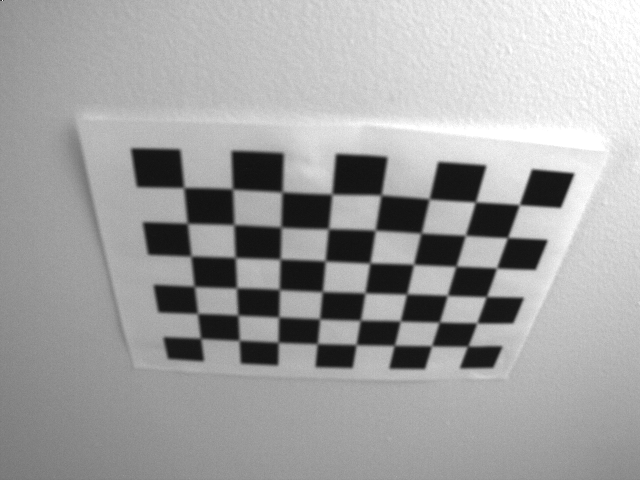
//> input picture calib/images/checkerboard 1.pgm, 640 x 480 px
$ ./calib   (built with g++ and OpenCV 4)
//> lines starting //> are read from the running program, lines starting //| are printed output that depends on the picture
#include <opencv2/core/core.hpp>
#include <opencv2/highgui/highgui.hpp>
#include <opencv2/imgproc/imgproc.hpp>
#include <opencv2/calib3d/calib3d.hpp>
#include <iostream>
#include <stdlib.h>

int n_boards = 0;	//Number of snapshots of the chessboard
int frame_step;		//Frames to be skipped
int board_w;		//Enclosed corners horizontally on the chessboard
int board_h;		//Enclosed corners vertically on the chessboard


using namespace cv;
using namespace std;


int main(int argc, char ** argv) {
	// Allocate the vector of vector for object points (3D points) and image points (2D points)
	vector<vector<Point3f> > objectPoints;
	vector<vector<Point2f> > imagePoints;
	Mat src;
	Size innerCorners = Size(8, 6);			// The Number of inner corners per a chessboard row and column
	float squareLength = 26;				// Square Length
    int flag = 0;							//flag to specify how calibration is done
    int i = 0;
    int channels = 0;


	namedWindow("Source", CV_WINDOW_AUTOSIZE);
	namedWindow("Undistorted image", CV_WINDOW_AUTOSIZE);

    /* Load video capture of checkerboard sequence */
	cout << "Loading checkerboard image..." << endl;
	string pathToData("../images/checkerboard 1.pgm");
	VideoCapture sequence(pathToData);
    sequence >> src;
//> src is the input picture: 480 rows x 640 cols, CV_8UC3; min 15, max 255, mean 161.6
    channels = src.channels();
//> channels = 3
    cout << "Channels: " << channels << endl;
//| Channels: 3
    if(channels > 1)
        cvtColor( src, src, CV_BGR2GRAY );
//> src: 480 rows x 640 cols, CV_8UC1

	vector<Point2f> imageCorners;
	vector<Point3f> objectCorners;
	cout << "Image size: " << src.size() << endl;
//| Image size: [640 x 480]
	if(src.empty())
    {
        cout << "End of Sequence" << endl;
		//waitKey(0);
        //break;
    }
	Mat dispImg = src.clone();


	// Check whether or not the input images are good for calibration
	// Finds the positions of internal corners of the chessboard.
	bool patternfound = findChessboardCorners(src, innerCorners, imageCorners);
//> imageCorners = 48 Points (x, y), first 12: [183.5, 187.5], [232.5, 189], [282, 191.5], [332.1, 194], [380.9, 195], [428.7, 198.3], [475.3, 202.5], [519, 205], [186.9, 223.7], [233.4, 224.5], [281, 227], [328.6, 228.5]; patternfound = true

	// refine the corner's locations: the function "findChessboardCorners" may not give good enough coordinates for corners
	if(patternfound) {
		cornerSubPix(src, imageCorners, Size(11, 11), Size(-1, -1), TermCriteria(CV_TERMCRIT_EPS + CV_TERMCRIT_ITER, 30, 0.1));
//> imageCorners = 48 Points (x, y), first 12: [183.7, 187.6], [232.5, 188.9], [282.1, 191.9], [331.8, 194.1], [381, 195], [429.1, 198.9], [475.5, 201.9], [519.3, 204.7], [187.3, 223.3], [233.8, 224.7], [281, 227.2], [328.4, 228.7]
	    // Plot the corner to the source image for visualization
	    drawChessboardCorners(dispImg, innerCorners, imageCorners, patternfound);
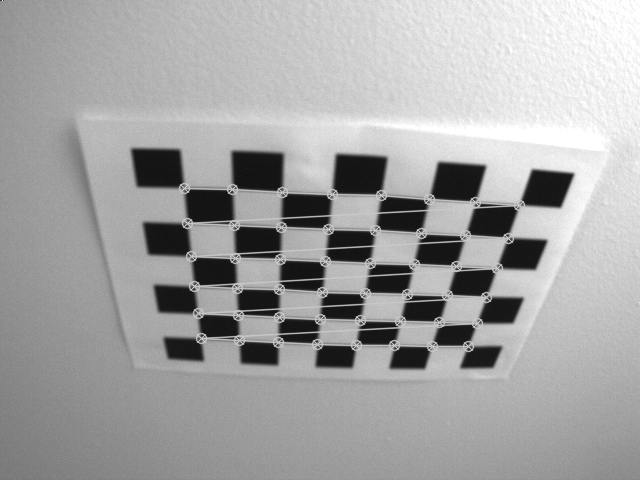
//> dispImg: 480 rows x 640 cols, CV_8UC1; min 15, max 255, mean 163.9

	    // Put 3D points and 2D points into the vectors for calibration
	    if (imageCorners.size() == innerCorners.area())
	    {
		    for(int i = 0; i < innerCorners.height; i++)
		    {
			    for(int j=0; j < innerCorners.width; j++)
			    {
				    objectCorners.push_back(cv::Point3f(float(i)*squareLength, float(j)*squareLength, 0.0f));
			    }
		    }
		    //2D image point from one view
		    imagePoints.push_back(imageCorners);
//> imagePoints = 1 point lists
		    //corresponding 3D scene points
		    objectPoints.push_back(objectCorners);
		    imshow("Source", dispImg);
            waitKey(500);
	    }
    }


	//-----------------------------------------------------------------------------------------------
	// Calibration
	//-----------------------------------------------------------------------------------------------
	// Allocate the camera matrix: 3x3 matrix
	//Note:
	//Intrinsic Matrix - 3x3
	// [fx 0 cx]              [k1 k2 p1 p2   k3(optional)]
	// [0 fy cy]
	// [0  0  1]
	Mat cameraMatrix = Mat::eye(3, 3, CV_64F);

	// Allocate the distortion vectors: the distortion coefficients can be 4, 5, or 8 elements
	// [k1 k2 p1 p2   k3(optional)]
	Mat distCoeffs = Mat::zeros(5, 1, CV_64F);

	// Allocate the rotation and translation vectors
	vector<Mat> rvecs,tvecs;

	cout << "Calibrating... " << endl;
	//cout << "Image size = " << src.size() << endl;
	calibrateCamera(objectPoints, //the 3D points
					imagePoints,
					Size(640, 480),
					cameraMatrix, //output camera matrix
					distCoeffs,
					rvecs,tvecs,
					flag);
//> cameraMatrix = [[112, 0, 315.5], [0, 81.28, 236.3], [0, 0, 1]]; distCoeffs = [0.00597, -0.00851, 0.00543, 0.0013, 0.00127]
    cout << "Done" << endl;
    cout << "Camera matrix = " << endl << cameraMatrix << endl;
//| Camera matrix =
//| [111.9684054736264, 0, 315.5053721325511;
//|  0, 81.28323257624636, 236.2507218403238;
//|  0, 0, 1]
    cout << "Distortion coefficients = " << endl << distCoeffs << endl;
//| Distortion coefficients =
//| [0.005973135338022348;
//|  -0.008508052721278204;
//|  0.00542804556490119;
//|  0.001302154226343313;
//|  0.001272182191330488]
    cout << "Rotation vectors = " << endl << rvecs.at(0) << endl;
//| Rotation vectors =
//| [-2.097668662200121;
//|  -2.222763996495862;
//|  -0.1459661045472434]
    cout << "Translation vectors = " << endl << tvecs.at(0) << endl;
//| Translation vectors =
//| [-69.27249625640071;
//|  -35.94064543050024;
//|  57.83295089793754]

    Mat newCameraMatrix = getOptimalNewCameraMatrix(cameraMatrix, distCoeffs, Size(640, 480), 1, Size(640, 480), 0);
//> newCameraMatrix = [[130.7, 0, 326.6], [0, 103.9, 246.5], [0, 0, 1]]
    cout << "New camera matrix = " << endl << newCameraMatrix << endl;
//| New camera matrix =
//| [130.6782277847325, 0, 326.5706330897474;
//|  0, 103.9495705057017, 246.4729526778481;
//|  0, 0, 1]
    Mat view, rview, map1, map2;
    initUndistortRectifyMap(cameraMatrix, distCoeffs, Mat(),
        getOptimalNewCameraMatrix(cameraMatrix, distCoeffs, Size(640, 480), 1, Size(640, 480), 0),
        Size(640, 480), CV_16SC2, map1, map2);
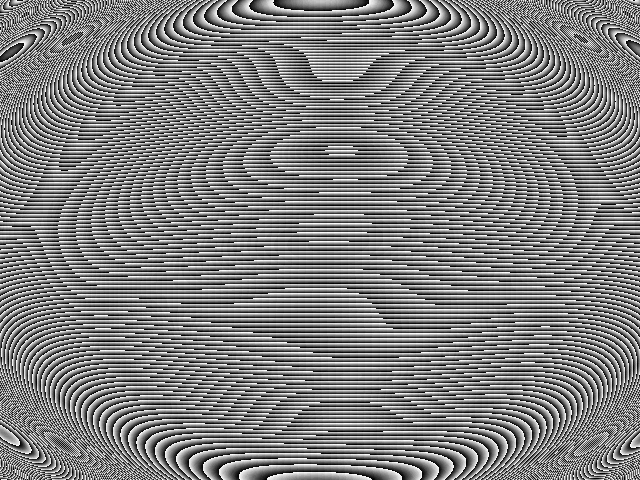
//> map2: 480 rows x 640 cols, CV_16UC1; min 0, max 1023, mean 511.8; drawn with min black and max white
    cout << map1.size() << endl;
//| [640 x 480]
    cout << map2.size() << endl;
//| [640 x 480]

    double minVal;
    double maxVal;
    Point minLoc;
    Point maxLoc;

    minMaxLoc( map1, &minVal, &maxVal);//, &minLoc, &maxLoc );
//> minVal = -234; maxVal = 801

    cout << "min val : " << minVal << endl;
//| min val : -234
    cout << "max val: " << maxVal << endl;
//| max val: 801

    minMaxLoc( map2, &minVal, &maxVal);//, &minLoc, &maxLoc );
//> minVal = 0; maxVal = 1023

    cout << "min val : " << minVal << endl;
//| min val : 0
    cout << "max val: " << maxVal << endl;
//| max val: 1023
    /* initUndistortRectifyMap(cameraMatrix, distCoeffs, Mat(),cameraMatrix,
        Size(640, 480), CV_32FC1, map1, map2);*/

    //remap(src, rview, map1, Mat(), INTER_LINEAR);
    Mat dst = src.clone();
    undistort(src, dst, cameraMatrix, distCoeffs);
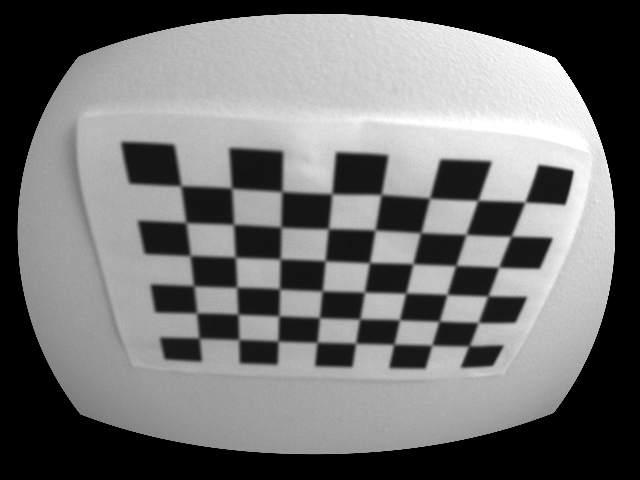
//> dst: 480 rows x 640 cols, CV_8UC1; min 0, max 255, mean 114.3


    imshow("Undistorted image", dst);
    waitKey(0);
    return 0;
}

$ run again, on calib/images/checkerboard 11.pgm
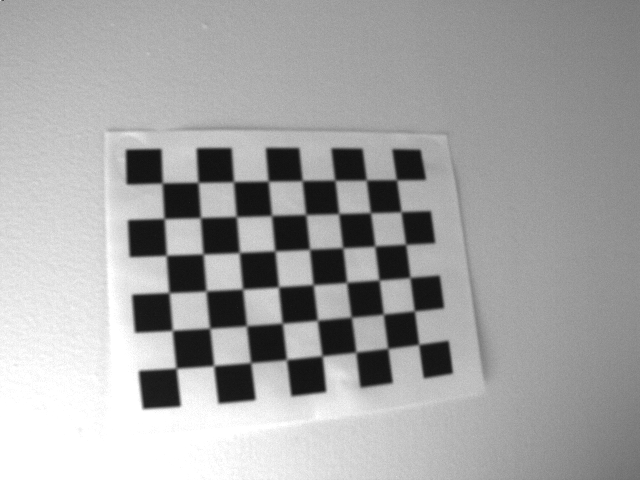
//> input picture calib/images/checkerboard 11.pgm, 640 x 480 px, given in place of checkerboard 1.pgm, which was not available
//> src is the input picture: 480 rows x 640 cols, CV_8UC3; min 15, max 255, mean 163.8
//| Channels: 3
//> src: 480 rows x 640 cols, CV_8UC1
//| Image size: [640 x 480]
//> `bool patternfound = findChessboardCorners(src, innerCorners, imageCorn..`: imageCorners = 48 Points (x, y), first 12: [162.2, 182.7], [198, 182.4], [233.5, 181.5], [268.5, 181.4], [302, 180.5], [335.1, 180.4], [366.2, 179.9], [397.2, 180.2], [163.9, 218.4], [200.4, 218], [235.9, 216.3], [271.4, 215.5]; patternfound = true
//> `cornerSubPix(src, imageCorners, Size(11, 11), Size(-1, -1), TermCriter..`: imageCorners = 48 Points (x, y), first 12: [162.3, 183], [198, 182.3], [233.5, 181.7], [268.2, 181.1], [302.2, 180.6], [334.8, 180.2], [366.3, 180], [396.5, 179.8], [164.1, 218.6], [200.4, 217.6], [236.3, 216.6], [271.5, 215.5]
//> dispImg: 480 rows x 640 cols, CV_8UC1; min 15, max 255, mean 165.7
//> imagePoints = 1 point lists
//> cameraMatrix = [[565.3, 0, 278], [0, 553.3, 210.5], [0, 0, 1]]; distCoeffs = [-0.326, 0.466, -0.00266, 0.0314, -1.14]
//| Camera matrix =
//| [565.3224146535497, 0, 277.9885616151608;
//|  0, 553.3385871844686, 210.4870646932001;
//|  0, 0, 1]
//| Distortion coefficients =
//| [-0.3263360755382295;
//|  0.4659590038605725;
//|  -0.002658899369366885;
//|  0.0314393091271208;
//|  -1.141024487866749]
//| Rotation vectors =
//| [2.014408650972541;
//|  1.89413625797448;
//|  0.09937609544822484]
//| Translation vectors =
//| [-81.12105751880789;
//|  -19.62354598815779;
//|  382.7155669965917]
//> newCameraMatrix = [[160, 0, 118.9], [0, 333.4, 188.5], [0, 0, 1]]
//| New camera matrix =
//| [160.0409642476348, 0, 118.8774037545128;
//|  0, 333.3535527529697, 188.4728049811802;
//|  0, 0, 1]
//> `initUndistortRectifyMap(cameraMatrix, distCoeffs, Mat(), getOptimalNew..`:
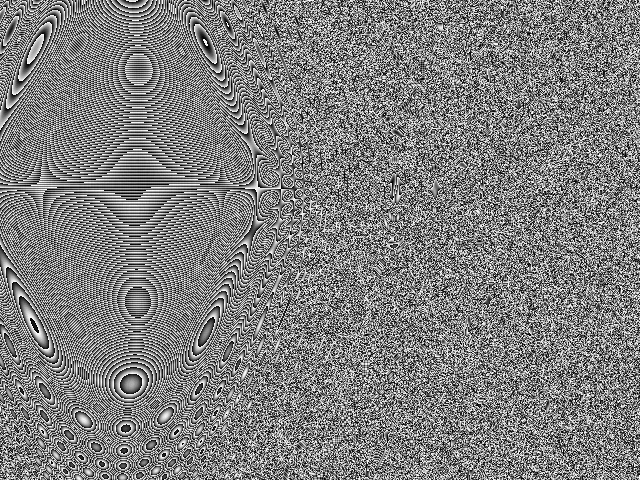
//> map2: 480 rows x 640 cols, CV_16UC1; min 0, max 1023, mean 510.9; drawn with min black and max white
//| [640 x 480]
//| [640 x 480]
//> `minMaxLoc( map1, &minVal, &maxVal);`: minVal = -32768; maxVal = 32767
//| min val : -32768
//| max val: 32767
//> `minMaxLoc( map2, &minVal, &maxVal);`: minVal = 0; maxVal = 1023
//| min val : 0
//| max val: 1023
//> `undistort(src, dst, cameraMatrix, distCoeffs);`:
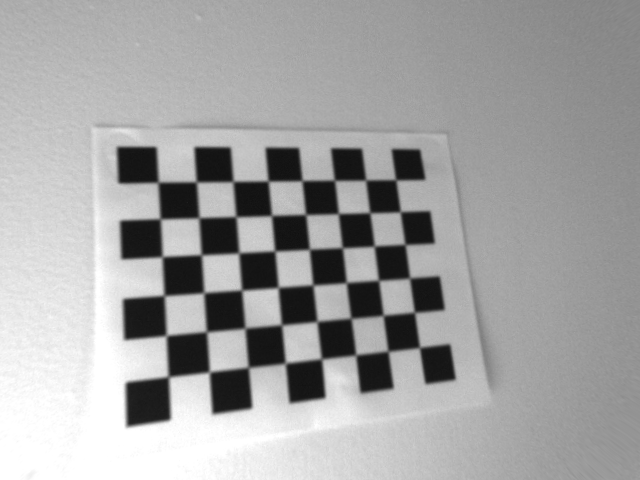
//> dst: 480 rows x 640 cols, CV_8UC1; min 16, max 255, mean 162.8

$ run again, on calib/images/checkerboard 12.pgm
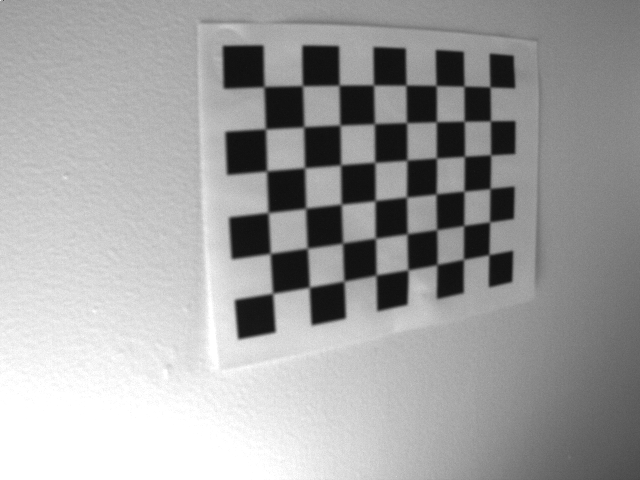
//> input picture calib/images/checkerboard 12.pgm, 640 x 480 px, given in place of checkerboard 1.pgm, which was not available
//> src is the input picture: 480 rows x 640 cols, CV_8UC3; min 13, max 255, mean 160.3
//| Channels: 3
//> src: 480 rows x 640 cols, CV_8UC1
//| Image size: [640 x 480]
//> `bool patternfound = findChessboardCorners(src, innerCorners, imageCorn..`: imageCorners = 48 Points (x, y), first 12: [263.9, 86.97], [302.3, 85.27], [339, 84.93], [373.4, 84.98], [406.1, 85.05], [435.9, 85.47], [464, 86.22], [489.8, 87.01], [265.2, 128.7], [303.5, 126.9], [340.1, 126], [374, 124.5]; patternfound = true
//> `cornerSubPix(src, imageCorners, Size(11, 11), Size(-1, -1), TermCriter..`: imageCorners = 48 Points (x, y), first 12: [263.9, 86.65], [302.4, 85.68], [339.1, 85.18], [373.5, 84.95], [406, 85.15], [436.1, 85.5], [464, 86.17], [490, 86.91], [265.5, 128.9], [303.7, 126.9], [339.9, 125.1], [374.4, 123.7]
//> dispImg: 480 rows x 640 cols, CV_8UC1; min 13, max 255, mean 162.4
//> imagePoints = 1 point lists
//> cameraMatrix = [[699.6, 0, 350.5], [0, 669.9, 265.4], [0, 0, 1]]; distCoeffs = [-0.655, 3.77, -0.0152, 0.0156, -17.2]
//| Camera matrix =
//| [699.5964190484618, 0, 350.503696727107;
//|  0, 669.8546505698413, 265.4354536583904;
//|  0, 0, 1]
//| Distortion coefficients =
//| [-0.6545741283503858;
//|  3.767895741281968;
//|  -0.01524292002979712;
//|  0.01564910584402198;
//|  -17.2039187822315]
//| Rotation vectors =
//| [2.049969534967386;
//|  1.868267548495292;
//|  0.8031583303498087]
//| Translation vectors =
//| [-50.9528414418069;
//|  -108.6013791524094;
//|  393.353996941548]
//> newCameraMatrix = [[260, 0, 130.3], [0, 361.7, 224], [0, 0, 1]]
//| New camera matrix =
//| [259.9829658553738, 0, 130.2536550177416;
//|  0, 361.7278095580785, 223.9781016068469;
//|  0, 0, 1]
//> `initUndistortRectifyMap(cameraMatrix, distCoeffs, Mat(), getOptimalNew..`:
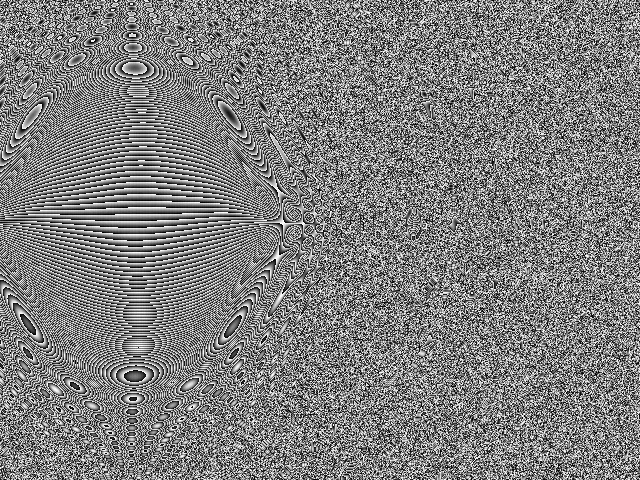
//> map2: 480 rows x 640 cols, CV_16UC1; min 0, max 1023, mean 510.9; drawn with min black and max white
//| [640 x 480]
//| [640 x 480]
//> `minMaxLoc( map1, &minVal, &maxVal);`: minVal = -32768; maxVal = 32767
//| min val : -32768
//| max val: 32767
//> `minMaxLoc( map2, &minVal, &maxVal);`: minVal = 0; maxVal = 1023
//| min val : 0
//| max val: 1023
//> `undistort(src, dst, cameraMatrix, distCoeffs);`:
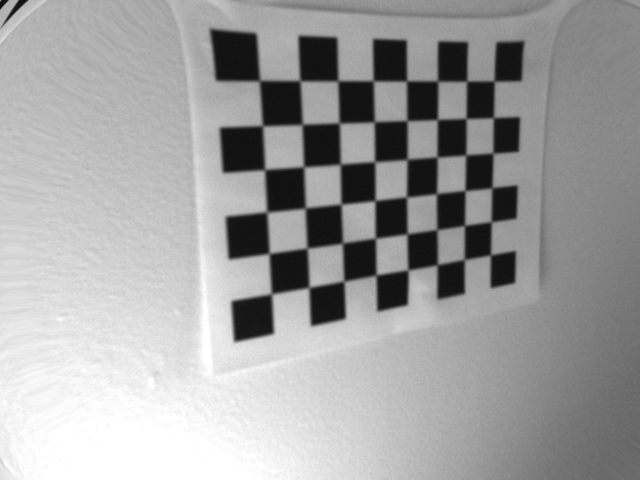
//> dst: 480 rows x 640 cols, CV_8UC1; min 14, max 255, mean 159.9

$ run again, on calib/images/checkerboard 13.pgm
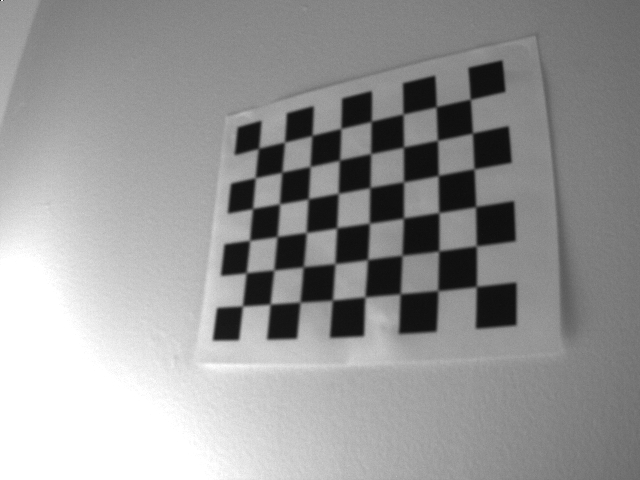
//> input picture calib/images/checkerboard 13.pgm, 640 x 480 px, given in place of checkerboard 1.pgm, which was not available
//> src is the input picture: 480 rows x 640 cols, CV_8UC3; min 10, max 255, mean 150.2
//| Channels: 3
//> src: 480 rows x 640 cols, CV_8UC1
//| Image size: [640 x 480]
//> `bool patternfound = findChessboardCorners(src, innerCorners, imageCorn..`: imageCorners = 48 Points (x, y), first 12: [258.5, 148.3], [284.4, 142.5], [312, 135], [341, 128.5], [371.4, 121], [403.1, 114], [436.4, 106.9], [470.5, 99.33], [255, 177.6], [281.6, 172.2], [310, 166.5], [339.6, 160.1]; patternfound = true
//> `cornerSubPix(src, imageCorners, Size(11, 11), Size(-1, -1), TermCriter..`: imageCorners = 48 Points (x, y), first 12: [258.5, 148.3], [284.5, 142.1], [312, 135.4], [340.9, 128.5], [371.2, 121.3], [403.1, 114], [436.2, 106.7], [470.3, 99.33], [255.3, 177.7], [281.8, 172.3], [310.1, 166.4], [339.4, 160.2]
//> dispImg: 480 rows x 640 cols, CV_8UC1; min 10, max 255, mean 152.5
//> imagePoints = 1 point lists
//> cameraMatrix = [[630.4, 0, 378.7], [0, 571.8, 179.5], [0, 0, 1]]; distCoeffs = [-0.714, 8.66, 0.00707, -0.0735, -51.38]
//| Camera matrix =
//| [630.3785244103119, 0, 378.7311363385795;
//|  0, 571.8442225757193, 179.5058172861555;
//|  0, 0, 1]
//| Distortion coefficients =
//| [-0.7144275064664698;
//|  8.661307541719999;
//|  0.007073478294622835;
//|  -0.073499840876559;
//|  -51.38360827618381]
//| Rotation vectors =
//| [-2.049045889389175;
//|  -1.883589335055651;
//|  0.9446543233848711]
//| Translation vectors =
//| [-89.91517955918555;
//|  -26.13286734396778;
//|  482.0556207326143]
//> newCameraMatrix = [[630.4, 0, 378.7], [0, 521.3, 206], [0, 0, 1]]
//| New camera matrix =
//| [630.3785244103119, 0, 378.7311363385795;
//|  0, 521.3484632298507, 205.9521563043021;
//|  0, 0, 1]
//> `initUndistortRectifyMap(cameraMatrix, distCoeffs, Mat(), getOptimalNew..`:
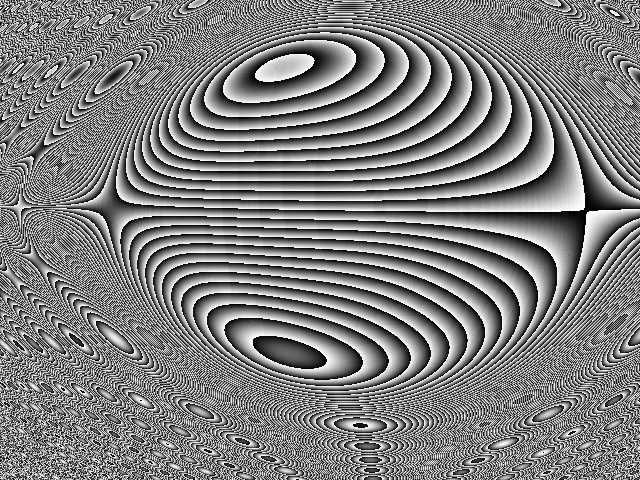
//> map2: 480 rows x 640 cols, CV_16UC1; min 0, max 1023, mean 511.2; drawn with min black and max white
//| [640 x 480]
//| [640 x 480]
//> `minMaxLoc( map1, &minVal, &maxVal);`: minVal = -2524; maxVal = 3771
//| min val : -2524
//| max val: 3771
//> `minMaxLoc( map2, &minVal, &maxVal);`: minVal = 0; maxVal = 1023
//| min val : 0
//| max val: 1023
//> `undistort(src, dst, cameraMatrix, distCoeffs);`:
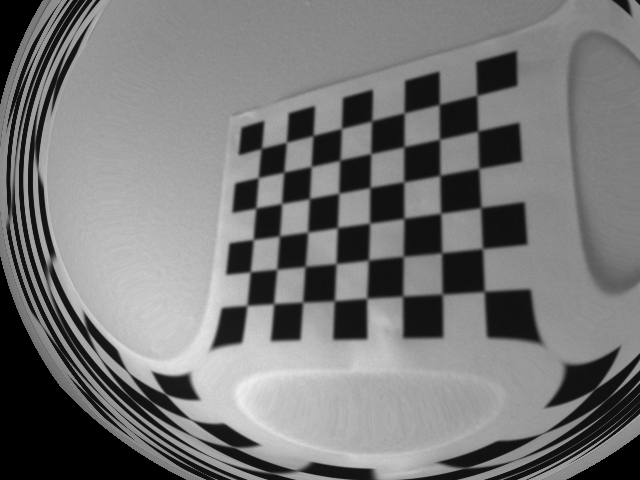
//> dst: 480 rows x 640 cols, CV_8UC1; min 0, max 241, mean 118.8
